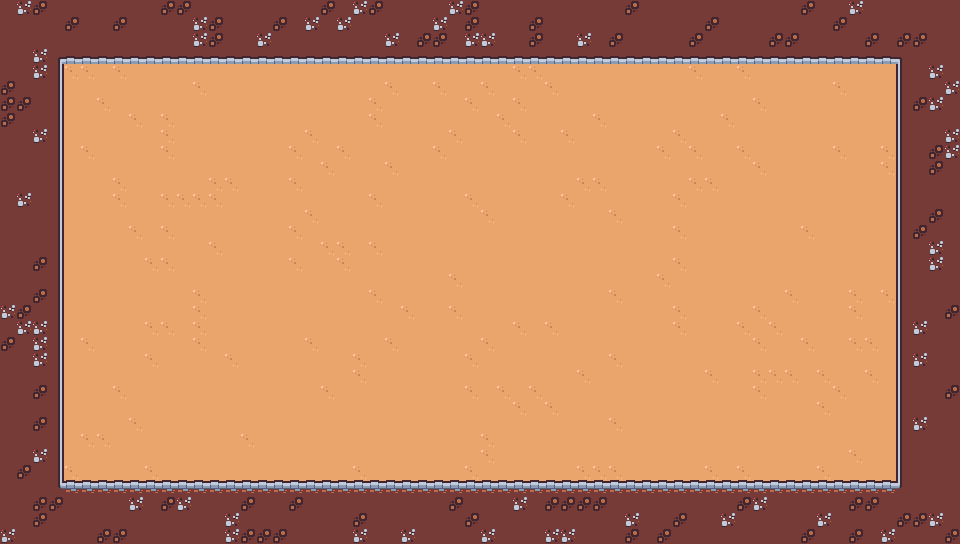

A level layout from a 2D game, rendered from its tile map. Below: a short description, then the map file with tile-grid data replaced by summaries:
An orthogonal 60x34 tile map with 16x16 px tiles, 2 tile layers (Base, Solid) and 12 objects.

<map version="1.10" tiledversion="1.10.2" orientation="orthogonal" renderorder="right-down" width="60" height="34" tilewidth="16" tileheight="16" infinite="0" nextlayerid="8" nextobjectid="14">
 <editorsettings>
  <export target="dungeon.json" format="json" />
 </editorsettings>
 <tileset firstgid="1" source="sampleSheet.tsx" />
 <layer id="1" name="Base" width="60" height="34">
  <data>[2040 cells, 2040 non-empty, 5 distinct tile ids]</data>
 </layer>
 <layer id="6" name="Solid" width="60" height="34">
  <data>[2040 cells, 160 non-empty, 8 distinct tile ids]</data>
 </layer>
 <objectgroup id="7" name="SpawnPoints">
  <object id="2" x="80" y="272">
   <point />
  </object>
  <object id="3" x="80" y="80">
   <point />
  </object>
  <object id="4" x="272" y="80">
   <point />
  </object>
  <object id="5" x="80" y="464">
   <point />
  </object>
  <object id="6" x="272" y="464">
   <point />
  </object>
  <object id="7" x="480" y="464">
   <point />
  </object>
  <object id="8" x="688" y="464">
   <point />
  </object>
  <object id="9" x="880" y="464">
   <point />
  </object>
  <object id="10" x="880" y="80">
   <point />
  </object>
  <object id="11" x="688" y="80">
   <point />
  </object>
  <object id="12" x="480" y="80">
   <point />
  </object>
  <object id="13" x="880" y="272">
   <point />
  </object>
 </objectgroup>
</map>
